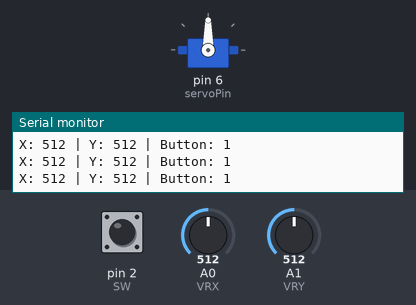
Recording of a sketch running on a simulated Arduino Uno, built with avr-gcc and run on an emulated ATmega328P. Parts: servo, the last lines printed to the serial monitor. Inputs (shaded band) come from the test bench; at power-on: A1 (VRY) = 512, A0 (VRX) = 512, pin 2 (SW) HIGH.

Above: at 1.2 s.
1.3 s: A1 (VRY) set to 106
At 2.2 s:
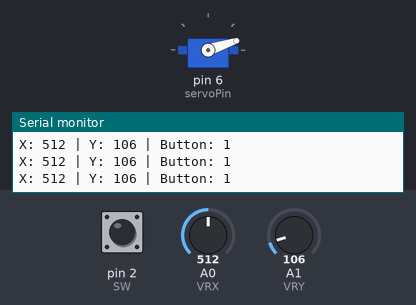
2.8 s: A1 (VRY) set to 95
At 3.6 s:
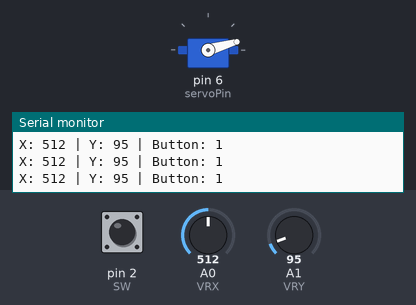
5.8 s: A1 (VRY) set to 122
At 7.0 s:
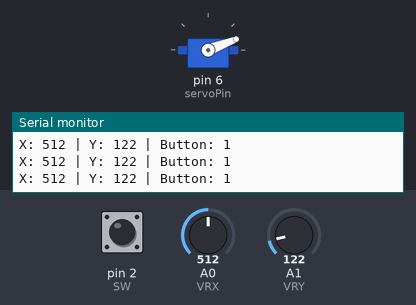
7.3 s: A1 (VRY) set to 983
At 8.5 s:
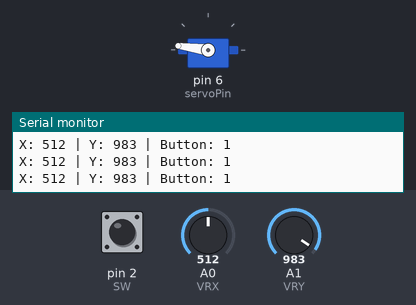
8.8 s: A1 (VRY) set to 1010
At 10.0 s:
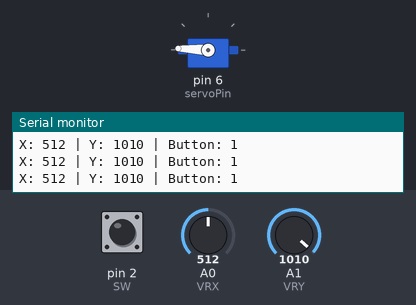
11.8 s: A0 (VRX) set to 105
14.8 s: A0 (VRX) set to 90
Timing chart, 0 to 17.8 s (numbered marks = the images above; inputs shaded):
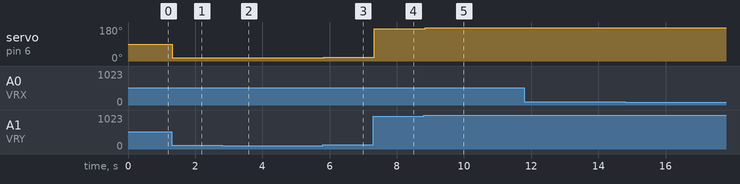

The sketch:

Test1.ino
```cpp
#include <Servo.h>

const int VRX = A0;  // Ось X джойстика
const int VRY = A1;  // Ось Y джойстика
const int SW = 2;    // Кнопка джойстика (если нужно, можно использовать)
const int servoPin = 6;  // Пин для сервопривода

Servo myServo;  // Создаём объект для сервопривода

void setup() {
    Serial.begin(9600);  // Запуск Serial Monitor для отладки
    myServo.attach(servoPin);  // Подключаем сервопривод к пину
}

void loop() {
    int x = analogRead(VRX);  // Считываем ось X джойстика
    int y = analogRead(VRY);  // Считываем ось Y джойстика
    int button = digitalRead(SW);  // Считываем кнопку (если нужно)

    // Отображаем значения в Serial Monitor для отладки
    Serial.print("X: "); Serial.print(x);
    Serial.print(" | Y: "); Serial.print(y);
    Serial.print(" | Button: "); Serial.println(button);

    // Преобразуем значение оси Y джойстика (0-1023) в диапазон для угла (0-180)
    int servoAngle = map(y, 0, 1023, 0, 180);  // Преобразуем ось Y в угол для сервопривода

    myServo.write(servoAngle);  // Поворачиваем сервопривод

    delay(15);
}
```

Measured:
- after the input at 1.3 s, servo on pin 6 (servoPin): 90° → 18° at once
- after the input at 2.8 s, servo on pin 6 (servoPin): 18° → 16° at once
- after the input at 5.8 s, servo on pin 6 (servoPin): 16° → 21° at once
- after the input at 7.3 s, servo on pin 6 (servoPin): 21° → 172° at once
- after the input at 8.8 s, servo on pin 6 (servoPin): 172° → 177° at once
